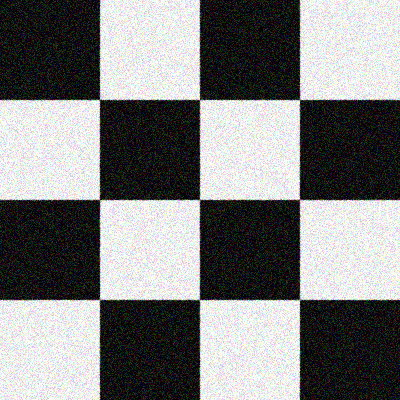
%> input picture HW1/salt_and_pepper_checker.png, 400 x 400 px
$ octave Q_3c.m   (GNU Octave 9; MATLAB toolbox functions it lacks are replaced by stand-ins)
%> lines starting %> are read from the running program, lines starting %| are printed output that depends on the picture
O= imread('salt_and_pepper_checker.png');
%> O is the input picture: size 400x400x3 uint8; mean R, G, B 127.4, 127.5, 127.4
i= [1 2 5];
subplot(2,2,1)
imshow(O);
title('Orignal')

for j=1:length(i)
    m=(6.*i(j))+1;
h = fspecial('gaussian',[m m],i(j));
f= imfilter(O,h);
subplot(2,2,j+1);
imshow(f);
mm= sprintf('Sigma = %d', i(j));
title(mm)

end
%> this loop made 3 passes
%> pass 1, `f= imfilter(O,h);`:
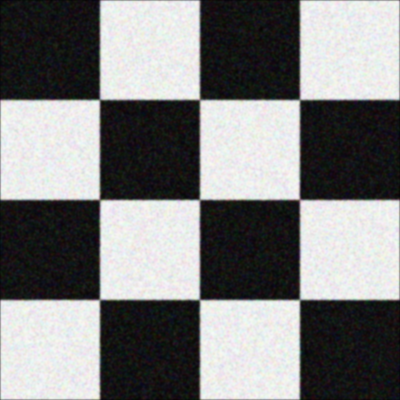
%> f: size 400x400x3 uint8; mean R, G, B 126.9, 127, 126.9
%> pass 2, `f= imfilter(O,h);`:
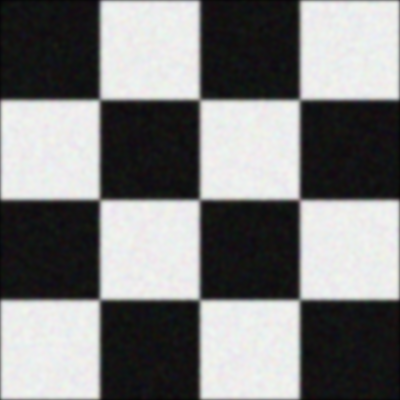
%> f: size 400x400x3 uint8; mean R, G, B 126.4, 126.5, 126.4
%> pass 3, `f= imfilter(O,h);`:
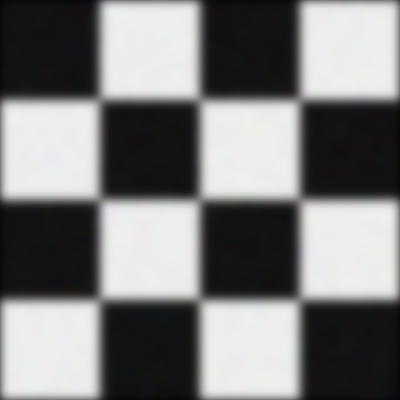
%> f: size 400x400x3 uint8; mean R, G, B 124.9, 124.9, 124.9

$ run again, with HW1/HeadCT.png copied over HW1/salt_and_pepper_checker.png
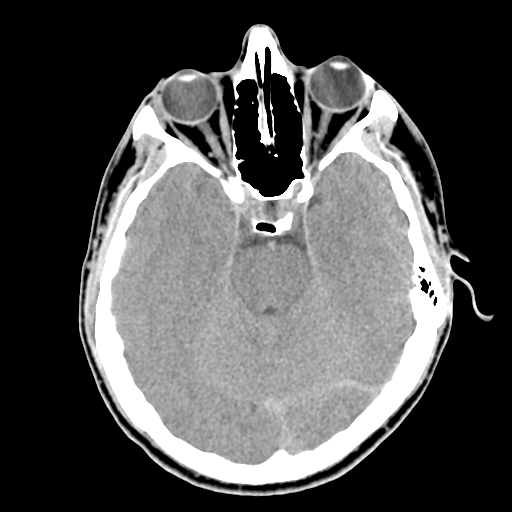
%> input picture HW1/HeadCT.png, 512 x 512 px
%> O is the input picture: size 512x512x3 uint8; min 0, max 255, mean 80.4
%> the loop `for j=1:length(i)` made 3 passes
%> pass 2, `f= imfilter(O,h);`:
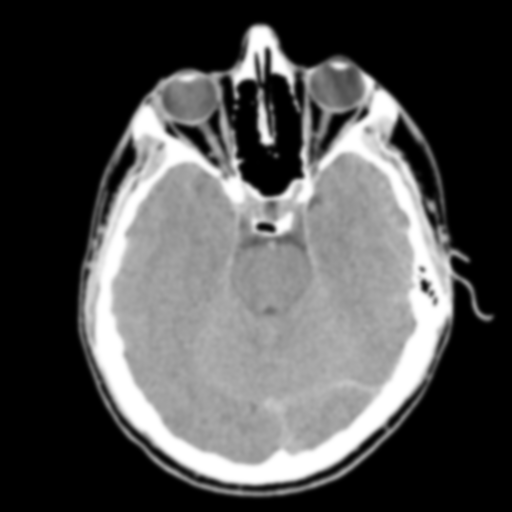
%> f: size 512x512x3 uint8; min 0, max 255, mean 80.4; mean of the top-left, top-right, bottom-left and bottom-right quarters 58.8, 68, 92, 102.8
%> pass 3, `f= imfilter(O,h);`:
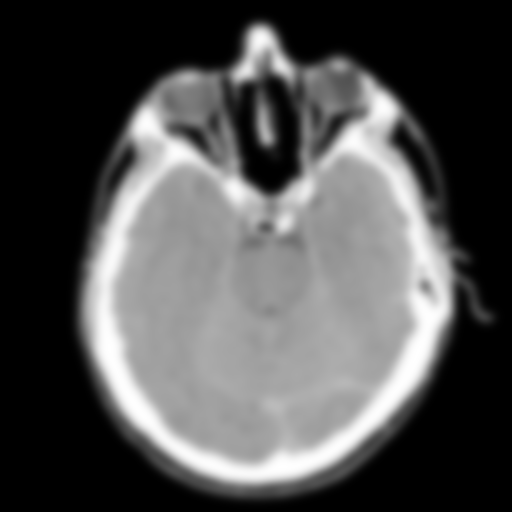
%> f: size 512x512x3 uint8; min 0, max 255, mean 80.4; mean of the top-left, top-right, bottom-left and bottom-right quarters 58.9, 68, 92, 102.8
